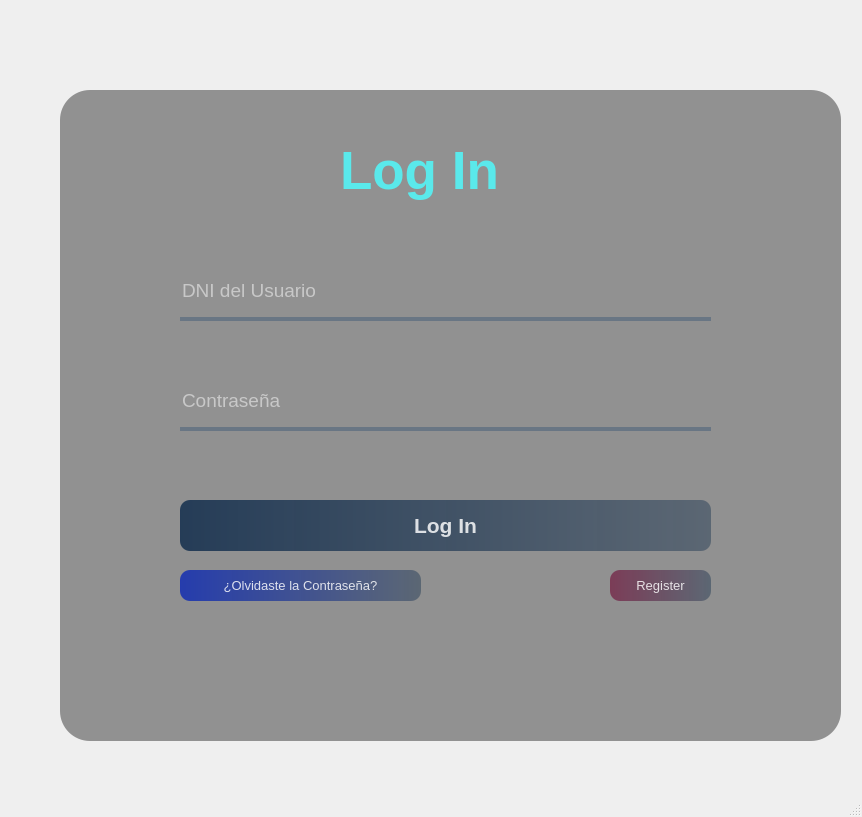
<?xml version="1.0" encoding="UTF-8"?>
<ui version="4.0">
 <class>LoginWindow</class>
 <widget class="QMainWindow" name="LoginWindow">
  <property name="geometry">
   <rect>
    <x>0</x>
    <y>0</y>
    <width>862</width>
    <height>817</height>
   </rect>
  </property>
  <property name="windowTitle">
   <string>MainWindow</string>
  </property>
  <widget class="QWidget" name="centralwidget">
   <widget class="QWidget" name="widget" native="true">
    <property name="geometry">
     <rect>
      <x>20</x>
      <y>20</y>
      <width>861</width>
      <height>741</height>
     </rect>
    </property>
    <widget class="QLabel" name="label">
     <property name="geometry">
      <rect>
       <x>30</x>
       <y>30</y>
       <width>801</width>
       <height>691</height>
      </rect>
     </property>
     <property name="styleSheet">
      <string notr="true">border-image: url(:/images/wallpaperMountain.jpg);
border-radius: 40px;</string>
     </property>
     <property name="text">
      <string/>
     </property>
    </widget>
    <widget class="QLabel" name="label_2">
     <property name="geometry">
      <rect>
       <x>40</x>
       <y>70</y>
       <width>781</width>
       <height>651</height>
      </rect>
     </property>
     <property name="styleSheet">
      <string notr="true">background-color: rgba(0,0,0,100);
border-radius: 30px;</string>
     </property>
     <property name="text">
      <string comment="Password"/>
     </property>
    </widget>
    <widget class="QLabel" name="label_3">
     <property name="geometry">
      <rect>
       <x>320</x>
       <y>100</y>
       <width>221</width>
       <height>101</height>
      </rect>
     </property>
     <property name="font">
      <font>
       <pointsize>40</pointsize>
       <weight>75</weight>
       <bold>true</bold>
      </font>
     </property>
     <property name="styleSheet">
      <string notr="true">color: rgba(90, 233, 235, 1);</string>
     </property>
     <property name="text">
      <string>Log In</string>
     </property>
    </widget>
    <widget class="QLineEdit" name="nombreUsuarioLogin">
     <property name="geometry">
      <rect>
       <x>160</x>
       <y>250</y>
       <width>531</width>
       <height>51</height>
      </rect>
     </property>
     <property name="font">
      <font>
       <pointsize>14</pointsize>
      </font>
     </property>
     <property name="styleSheet">
      <string notr="true">background-color: rgba(0, 0, 0, 0);
border: none;
border-bottom: 4px solid rgba(105,118,132,255);
color: rgba(255,255,255,255);
padding-bottom: 7px;</string>
     </property>
     <property name="placeholderText">
      <string>DNI del Usuario</string>
     </property>
    </widget>
    <widget class="QLineEdit" name="contrasenaLogin">
     <property name="geometry">
      <rect>
       <x>160</x>
       <y>360</y>
       <width>531</width>
       <height>51</height>
      </rect>
     </property>
     <property name="font">
      <font>
       <pointsize>14</pointsize>
      </font>
     </property>
     <property name="styleSheet">
      <string notr="true">background-color: rgba(0, 0, 0, 0);
border: none;
border-bottom: 4px solid rgba(105,118,132,255);
color: rgba(255,255,255,255);
padding-bottom: 7px;</string>
     </property>
     <property name="placeholderText">
      <string>Contraseña</string>
     </property>
    </widget>
    <widget class="QPushButton" name="loginButton">
     <property name="geometry">
      <rect>
       <x>160</x>
       <y>480</y>
       <width>531</width>
       <height>51</height>
      </rect>
     </property>
     <property name="font">
      <font>
       <pointsize>16</pointsize>
       <weight>75</weight>
       <bold>true</bold>
      </font>
     </property>
     <property name="styleSheet">
      <string notr="true">QPushButton#loginButton{
	background-color: qlineargradient(spread:pad, x1:0, y1:0, x2:1, y2:0, stop:0 rgba(20, 47, 78, 219), stop:1 rgba(85, 98, 112, 226));
	color: rgba(255,255,255,210);
	border-radius: 10px;
}
QPushButton#loginButton:hover{
	background-color: qlineargradient(spread:pad, x1:0, y1:0, x2:1, y2:0, stop:0 rgba(40, 67, 98, 219), stop:1 rgba(105, 118, 132, 226));
}
QPushButton#loginButton:pressed{
	padding-left: 5px;
	padding-top: 5px;
	background-color:rgba(105,118,132,200);
}</string>
     </property>
     <property name="text">
      <string>Log In</string>
     </property>
    </widget>
    <widget class="QPushButton" name="registerButtonLogin">
     <property name="geometry">
      <rect>
       <x>590</x>
       <y>550</y>
       <width>101</width>
       <height>31</height>
      </rect>
     </property>
     <property name="font">
      <font>
       <pointsize>10</pointsize>
      </font>
     </property>
     <property name="styleSheet">
      <string notr="true">QPushButton#registerButtonLogin{
	background-color: qlineargradient(spread:pad, x1:0, y1:0, x2:1, y2:0, stop:0 rgba(120, 47, 78, 219), stop:1 rgba(85, 98, 112, 226));
	color: rgba(255,255,255,210);
	border-radius: 10px;
}

QPushButton#registerButtonLogin:hover{
	background-color: qlineargradient(spread:pad, x1:0, y1:0, x2:1, y2:0, stop:0 rgba(40, 167, 98, 219), stop:1 rgba(105, 118, 132, 226));
}

QPushButton#registerButtonLogin:pressed{
	padding-left: 5px;
	padding-top: 5px;
	background-color:rgba(105,118,132,200);
}</string>
     </property>
     <property name="text">
      <string>Register</string>
     </property>
    </widget>
    <widget class="QPushButton" name="recuperarContrasenaButton">
     <property name="geometry">
      <rect>
       <x>160</x>
       <y>550</y>
       <width>241</width>
       <height>31</height>
      </rect>
     </property>
     <property name="font">
      <font>
       <pointsize>10</pointsize>
      </font>
     </property>
     <property name="styleSheet">
      <string notr="true">QPushButton#recuperarContrasenaButton{
	background-color: qlineargradient(spread:pad, x1:0, y1:0, x2:1, y2:0, stop:0 rgba(20, 47, 178, 219), stop:1 rgba(85, 98, 112, 226));
	color: rgba(255,255,255,210);
	border-radius: 10px;
}

QPushButton#recuperarContrasenaButton:hover{
	background-color: qlineargradient(spread:pad, x1:0, y1:0, x2:1, y2:0, stop:0 rgba(40, 67, 98, 19), stop:1 rgba(105, 118, 132, 226));
}

QPushButton#recuperarContrasenaButton:pressed{
	padding-left: 5px;
	padding-top: 5px;
	background-color:rgba(105,118,132,200);
}</string>
     </property>
     <property name="text">
      <string>¿Olvidaste la Contraseña?</string>
     </property>
    </widget>
   </widget>
  </widget>
  <widget class="QStatusBar" name="statusbar"/>
 </widget>
 <resources>
  <include location="../../../../../../AppData/Local/Packages/PythonSoftwareFoundation.Python.3.10_qbz5n2kfra8p0/LocalCache/local-packages/Python310/site-packages/qt5_applications/Qt/bin/res.qrc"/>
 </resources>
 <connections/>
</ui>
